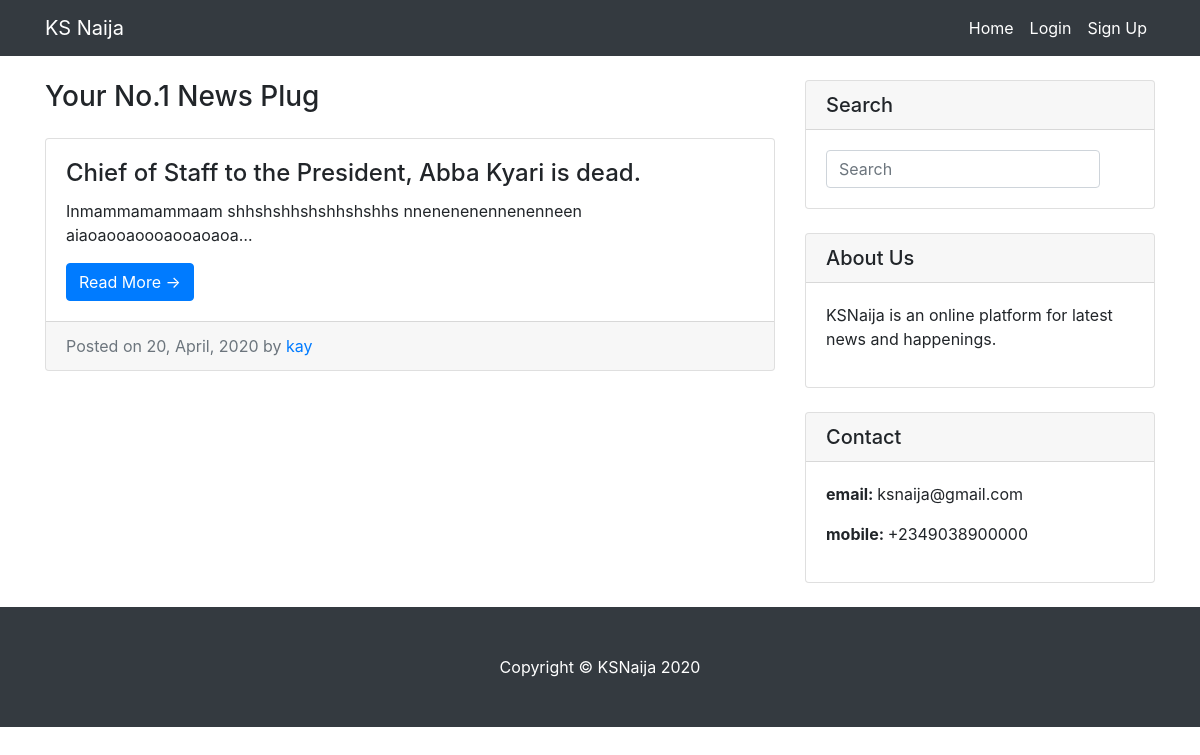
The page / on the database its author committed.
### blog/models.py (models this page shows, shortened)
class Post(models.Model):
    title = models.CharField(max_length=100)
    content = models.TextField()
    date = models.DateTimeField(auto_now_add=True)
    author = models.ForeignKey(User, on_delete=models.CASCADE)
    image = CloudinaryField('image')
    def get_absolute_url(self):
        return reverse('post-detail', kwargs={'pk': self.pk})

### blog/views.py (the view)
# urls.py: path('', PostList.as_view(), name='home'),
class PostList(ListView):
    model = Post
    template_name = 'blog/index.html'
    context_object_name = 'blog_posts'
    ordering = ['-date']
    paginate_by = 10

### blog/templates/blog/index.html (shortened to what this page needs)
{% extends 'blog/base.html' %}
{% block content %}
      <div class="col-md-8">
        <h3 class="my-4">Your No.1 News Plug
        </h3>
          {% for post in blog_posts %}
        <div class="card mb-4">
          <div class="card-body">
            <h4 class="card-title">{{ post.title }}</h4>
              <p class="card-text">{{ post.content|truncatechars:75 }}</p>
                <a href="{{ post.get_absolute_url }}" class="btn btn-primary">Read More &rarr;</a>
          </div>
          <div class="card-footer text-muted">
            Posted on {{ post.date|date:'d, F, Y' }} by
            <a href="{% url 'user-post' post.author.username %}">{{ post.author }}</a>
          </div>
        </div>
          {% endfor %}
      </div>
{% endblock %}

### blog/static/blog/css/blog-home.css (style rules this page uses)
body { padding-top: 56px; }

### rows shown on the page
Post: title "Chief of Staff to the President, Abba Kyari is dead.", content "Inmammamammaam shhshshhshshhshshhs nnenenenennenenneen aiaoaooaoooaooaoaoa…", date "20, April, 2020", author "kay"
